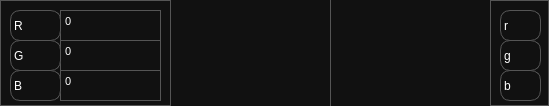
<?xml version="1.0" encoding="UTF-8"?>
<ui version="4.0">
 <class>MainWindow</class>
 <widget class="QMainWindow" name="MainWindow">
  <property name="geometry">
   <rect>
    <x>0</x>
    <y>0</y>
    <width>549</width>
    <height>106</height>
   </rect>
  </property>
  <property name="sizePolicy">
   <sizepolicy hsizetype="Maximum" vsizetype="Maximum">
    <horstretch>0</horstretch>
    <verstretch>0</verstretch>
   </sizepolicy>
  </property>
  <property name="minimumSize">
   <size>
    <width>0</width>
    <height>0</height>
   </size>
  </property>
  <property name="maximumSize">
   <size>
    <width>549</width>
    <height>106</height>
   </size>
  </property>
  <property name="baseSize">
   <size>
    <width>0</width>
    <height>-1</height>
   </size>
  </property>
  <property name="windowTitle">
   <string>Color contrast scheme</string>
  </property>
  <widget class="QWidget" name="centralwidget">
   <property name="styleSheet">
    <string notr="true">background-color: #111;
color: white;
border: 1px solid #555;</string>
   </property>
   <widget class="QTextEdit" name="rEdit">
    <property name="geometry">
     <rect>
      <x>60</x>
      <y>10</y>
      <width>101</width>
      <height>31</height>
     </rect>
    </property>
    <property name="html">
     <string>&lt;!DOCTYPE HTML PUBLIC &quot;-//W3C//DTD HTML 4.0//EN&quot; &quot;http://www.w3.org/TR/REC-html40/strict.dtd&quot;&gt;
&lt;html&gt;&lt;head&gt;&lt;meta name=&quot;qrichtext&quot; content=&quot;1&quot; /&gt;&lt;style type=&quot;text/css&quot;&gt;
p, li { white-space: pre-wrap; }
&lt;/style&gt;&lt;/head&gt;&lt;body style=&quot; font-family:'MS Shell Dlg 2'; font-size:8.25pt; font-weight:400; font-style:normal;&quot;&gt;
&lt;p style=&quot; margin-top:0px; margin-bottom:0px; margin-left:0px; margin-right:0px; -qt-block-indent:0; text-indent:0px;&quot;&gt;&lt;span style=&quot; font-family:'MS Shell Dlg 2';&quot;&gt;0&lt;/span&gt;&lt;/p&gt;&lt;/body&gt;&lt;/html&gt;</string>
    </property>
   </widget>
   <widget class="QTextEdit" name="gEdit">
    <property name="geometry">
     <rect>
      <x>60</x>
      <y>40</y>
      <width>101</width>
      <height>31</height>
     </rect>
    </property>
    <property name="html">
     <string>&lt;!DOCTYPE HTML PUBLIC &quot;-//W3C//DTD HTML 4.0//EN&quot; &quot;http://www.w3.org/TR/REC-html40/strict.dtd&quot;&gt;
&lt;html&gt;&lt;head&gt;&lt;meta name=&quot;qrichtext&quot; content=&quot;1&quot; /&gt;&lt;style type=&quot;text/css&quot;&gt;
p, li { white-space: pre-wrap; }
&lt;/style&gt;&lt;/head&gt;&lt;body style=&quot; font-family:'MS Shell Dlg 2'; font-size:8.25pt; font-weight:400; font-style:normal;&quot;&gt;
&lt;p style=&quot; margin-top:0px; margin-bottom:0px; margin-left:0px; margin-right:0px; -qt-block-indent:0; text-indent:0px;&quot;&gt;&lt;span style=&quot; font-family:'MS Shell Dlg 2';&quot;&gt;0&lt;/span&gt;&lt;/p&gt;&lt;/body&gt;&lt;/html&gt;</string>
    </property>
   </widget>
   <widget class="QTextEdit" name="bEdit">
    <property name="geometry">
     <rect>
      <x>60</x>
      <y>70</y>
      <width>101</width>
      <height>31</height>
     </rect>
    </property>
    <property name="html">
     <string>&lt;!DOCTYPE HTML PUBLIC &quot;-//W3C//DTD HTML 4.0//EN&quot; &quot;http://www.w3.org/TR/REC-html40/strict.dtd&quot;&gt;
&lt;html&gt;&lt;head&gt;&lt;meta name=&quot;qrichtext&quot; content=&quot;1&quot; /&gt;&lt;style type=&quot;text/css&quot;&gt;
p, li { white-space: pre-wrap; }
&lt;/style&gt;&lt;/head&gt;&lt;body style=&quot; font-family:'MS Shell Dlg 2'; font-size:8.25pt; font-weight:400; font-style:normal;&quot;&gt;
&lt;p style=&quot; margin-top:0px; margin-bottom:0px; margin-left:0px; margin-right:0px; -qt-block-indent:0; text-indent:0px;&quot;&gt;&lt;span style=&quot; font-family:'MS Shell Dlg 2';&quot;&gt;0&lt;/span&gt;&lt;/p&gt;&lt;/body&gt;&lt;/html&gt;</string>
    </property>
   </widget>
   <widget class="QLabel" name="rLabel">
    <property name="geometry">
     <rect>
      <x>10</x>
      <y>10</y>
      <width>51</width>
      <height>31</height>
     </rect>
    </property>
    <property name="styleSheet">
     <string notr="true">border: 1px solid #555;
border-radius: 10px;</string>
    </property>
    <property name="text">
     <string>R</string>
    </property>
   </widget>
   <widget class="QLabel" name="gLabel">
    <property name="geometry">
     <rect>
      <x>10</x>
      <y>40</y>
      <width>51</width>
      <height>31</height>
     </rect>
    </property>
    <property name="styleSheet">
     <string notr="true">border: 1px solid #555;
border-radius: 10px;</string>
    </property>
    <property name="text">
     <string>G</string>
    </property>
   </widget>
   <widget class="QLabel" name="bLabel">
    <property name="geometry">
     <rect>
      <x>10</x>
      <y>70</y>
      <width>51</width>
      <height>31</height>
     </rect>
    </property>
    <property name="styleSheet">
     <string notr="true">border: 1px solid #555;
border-radius: 10px;</string>
    </property>
    <property name="text">
     <string>B</string>
    </property>
   </widget>
   <widget class="QLabel" name="rContra">
    <property name="geometry">
     <rect>
      <x>500</x>
      <y>10</y>
      <width>41</width>
      <height>31</height>
     </rect>
    </property>
    <property name="styleSheet">
     <string notr="true">border: 1px solid #555;
border-radius: 10px;</string>
    </property>
    <property name="text">
     <string>r</string>
    </property>
   </widget>
   <widget class="QLabel" name="gContra">
    <property name="geometry">
     <rect>
      <x>500</x>
      <y>40</y>
      <width>41</width>
      <height>31</height>
     </rect>
    </property>
    <property name="styleSheet">
     <string notr="true">border: 1px solid #555;
border-radius: 10px;</string>
    </property>
    <property name="text">
     <string>g</string>
    </property>
   </widget>
   <widget class="QLabel" name="bContra">
    <property name="geometry">
     <rect>
      <x>500</x>
      <y>70</y>
      <width>41</width>
      <height>31</height>
     </rect>
    </property>
    <property name="styleSheet">
     <string notr="true">border: 1px solid #555;
border-radius: 10px;</string>
    </property>
    <property name="text">
     <string>b</string>
    </property>
   </widget>
   <widget class="QLabel" name="resultColor">
    <property name="geometry">
     <rect>
      <x>170</x>
      <y>-180</y>
      <width>161</width>
      <height>661</height>
     </rect>
    </property>
    <property name="text">
     <string/>
    </property>
   </widget>
   <widget class="QLabel" name="contraColor">
    <property name="geometry">
     <rect>
      <x>330</x>
      <y>-180</y>
      <width>161</width>
      <height>781</height>
     </rect>
    </property>
    <property name="text">
     <string/>
    </property>
   </widget>
  </widget>
 </widget>
 <resources/>
 <connections/>
</ui>
